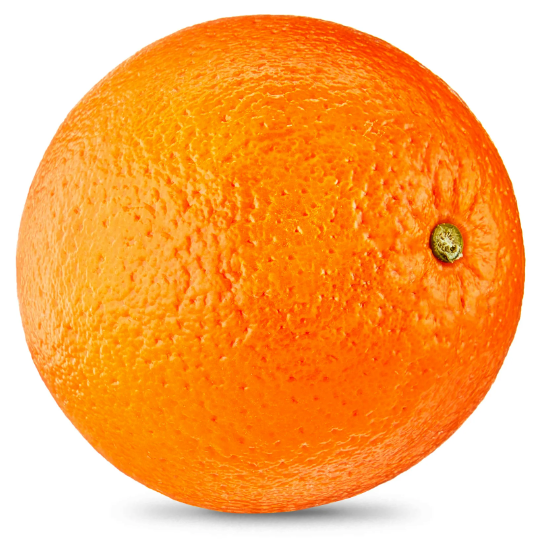
%> input picture ForHamed/orange.png, 536 x 540 px
$ octave Image2CIELAB.m   (GNU Octave 9; MATLAB toolbox functions it lacks are replaced by stand-ins)
%> lines starting %> are read from the running program, lines starting %| are printed output that depends on the picture
%> further down, image is the input picture: size 540x536x3 uint8; mean R, G, B 251.3, 170.1, 91.2
### ForHamed/RGBToXYZ.m
function [XYZ] = RGBToXYZ(image,M,gamma)
%> called with gamma = 2.2

%% Set variables.
nInputLevels = 255;
gamma_R = gamma;
gamma_G = gamma;
gamma_B = gamma;

% For correct calculations, make sure the class of the RGB matrix is
% 'double' so that it can be multiplied by the conversion matrix.
dRGB_Norm = double(image)./nInputLevels;
LRGB_R = dRGB_Norm(:,:,1).^gamma_R;
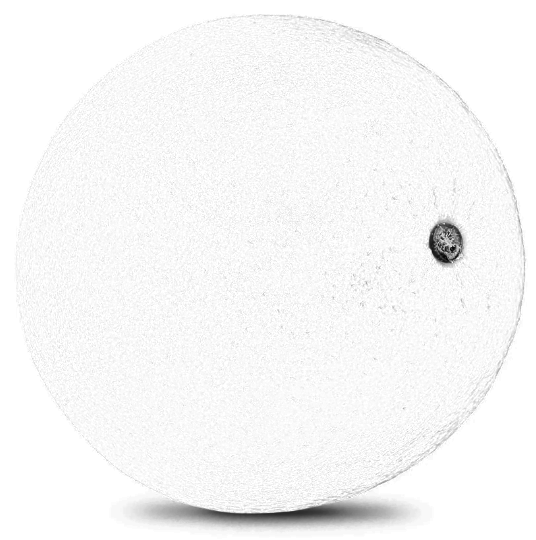
%> LRGB_R: size 540x536 double; min 0.0254, max 1, mean 0.97
LRGB_G = dRGB_Norm(:,:,2).^gamma_G;
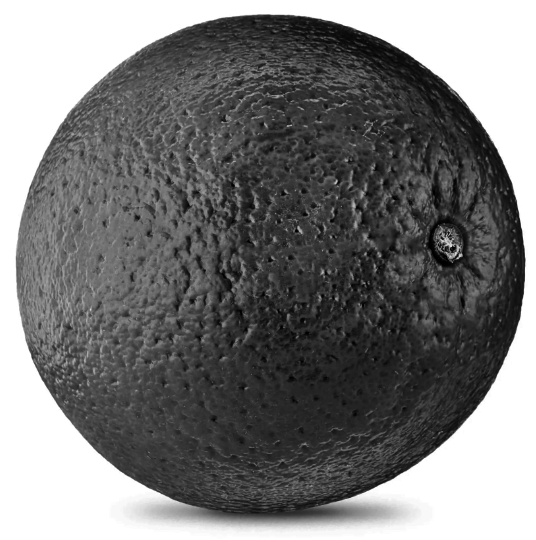
%> LRGB_G: size 540x536 double; min 5.08e-06, max 1, mean 0.479
LRGB_B = dRGB_Norm(:,:,3).^gamma_B;
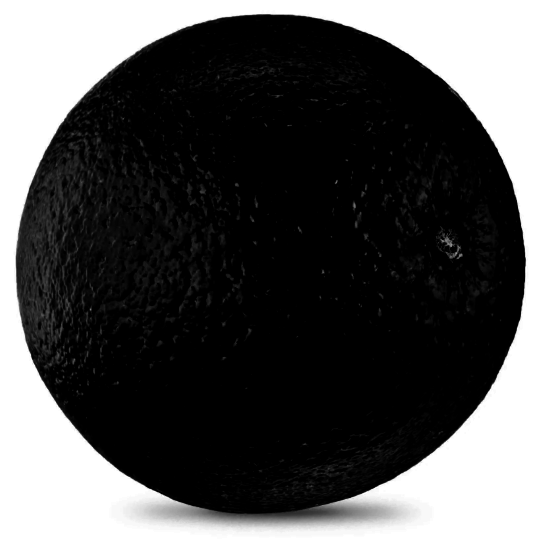
%> LRGB_B: size 540x536 double; min 0, max 1, mean 0.312

% Resize the matrix so that we can compute the CIE XYZ values. It should
% look like 3 x n.
LRGB(1,:) = LRGB_R(:);
LRGB(2,:) = LRGB_G(:);
LRGB(3,:) = LRGB_B(:);

% Linear RGB to CIE XYZ.
XYZ = M * LRGB;

### ForHamed/XYZToLab.m
function lab = XYZToLab(xyz,whiteXYZ)
%> called with whiteXYZ = [0.951; 1; 1.09]
% lab = XYZToLab(xyz,whiteXYZ)
%
% xyz is a 3 x N matrix with xyz in columns
% whiteXYZ is a length 3 vector with the white point.
% lab is a 3 x N matrix of [Lstar;astar;bstar]
%
% Formulae are taken from Wyszecki and Stiles, page 167.
%
% xx/xx/xx    baw  Created.
% xx/xx/xx    dhb  Made compatible with version 3.5
% 10/10/93    dhb  Changed name to XYZToLab.
% 5/9/02      dhb  Improved help

% Check xyz dimensions
[m,n] = size(xyz);
%> m = 3; n = 289440
if ( m ~= 3 )
  error('Array xyz must have three rows')
end

% Check white point dimensions
[m,n] = size(whiteXYZ);
if ( m ~= 3 || n ~= 1)
  error('Array white is not a three vector')
end

% Separate out the compontents
X = xyz(1,:); Y = xyz(2,:); Z = xyz(3,:);
Xn = whiteXYZ(1); Yn = whiteXYZ(2); Zn = whiteXYZ(3);

% Allocate space
[m,n] = size(xyz);
lab = zeros(3,n);
fX = zeros(1,n);
fY = zeros(1,n);
fZ = zeros(1,n);

% Calculate fX
lX = find( (X/Xn) < 0.008856 );
%> lX = []
bX = find( (X/Xn) >= 0.008856);
%> bX = 289440 values from 1 to 289440
if (length(bX) ~= 0)
 fX(bX) = (X(bX)/Xn) .^(1/3);
end
if (length(lX) ~= 0)
  fX(lX) = 7.787*(X(lX)/Xn) + 16/116;
end

% Calculate L
lY = find( (Y/Yn) < 0.008856 );
%> lY = [240017 241099 243791]
bY = find( (Y/Yn) >= 0.008856);
%> bY = 289437 values from 1 to 289440
if ( length(bY) ~= 0 )
 lab(1,bY) = 116*(Y(bY)/Yn).^(1/3) - 16;
 fY(bY) = (Y(bY)/Yn) .^(1/3);
end
if ( length(lY) ~= 0 )
 lab(1,lY) = 903.3 * (Y(lY)/Yn);
 fY(lY) = 7.787*(Y(lY)/Yn) + 16/116;
end

% Calculate fZ
lZ = find( (Z/Zn) < 0.008856 );
%> lZ = 197 values from 231900 to 245409
bZ = find( (Z/Zn) >= 0.008856);
%> bZ = 289243 values from 1 to 289440
if (length(bZ) ~= 0)
 fZ(bZ) = (Z(bZ)/Zn) .^(1/3);
end
if (length(lZ) ~= 0)
  fZ(lZ) = 7.787*(Z(lZ)/Zn) + 16/116;
end

% Compute a and b
lab(2,:) = 500.0*(fX - fY);
lab(3,:) = 200.0*(fY - fZ);

### ForHamed/XYZToxyY.m
function [xyY] = XYZToxyY(XYZ)
% [xyY] = XYZToxyY(XYZ)
%
% Compute chromaticity and luminance from
% from tristimulus values.
%
% 8/24/09  dhb  Speed it up vastly for large arrays.

denom = sum(XYZ,1);
xy = XYZ(1:2,:)./denom([1 1]',:);
xyY = [xy ; XYZ(2,:)];

% [7 lines of commented-out code are left out]

### ForHamed/LabToXYZ.m
function XYZ = LabToXYZ(Lab,whiteXYZ)
% XYZ = LabToXYZ(Lab,whiteXYZ)
%
% Convert Lab to XYZ.
%
% 10/10/93    dhb   Converted from CAP C code.
% 5/9/02      dhb   Improved help

% Check sizes and allocate
[m,n] = size(Lab);

% Get Y from Lstar
Y = LxxToY(Lab,whiteXYZ);

% Compute F[1] = f(Y/Yn) from Y
% Because subroutine is a vector routine, we put in and get/
% back dummy values for X,Z
fakeXYZ = [Y ; Y ; Y];
F = XYZToF(fakeXYZ,whiteXYZ);

% Compute ratio[0], ratio[2] from a*,b*, and ratio[1] */
F(1,:) = (Lab(2,:)/500.0) + F(2,:);
F(3,:) = F(2,:) - (Lab(3,:)/200.0);
ratio = FToRatio(F);

% Compute XYZ from the ratios
XYZ = ratio .* (whiteXYZ*ones(1,n));

### ForHamed/Image2CIELAB.m
% Image2CIELAB.
%
% This script reads an image and calculates the CIELAB stats.

% History:
%    07/17/2024   smo   - Started on it.
%    07/17/2024   smo   - Working. For now, we set the display type as
%                         sRGB. We can customize later on in we want.

%% Initialize.
clear; close all;

%% Set variables.
%
% Set the display type. If unknown, set it to 'sRGB'.
displayType = 'sRGB';
switch displayType
    case 'sRGB'
        % We'll draw the color gamut of the display later on.
        xyY_targetDisplay = [0.6400 0.3000 0.1500; 0.3300 0.6000 0.0600; 0.2126 0.7152 0.0722];

        % 3x3 matrix to convert from the linear RGB to CIE XYZ.
        M_RGB2XYZ = [0.4124 0.3576 0.1805; 0.2126 0.7152 0.0722; 0.0193 0.1192 0.9505];

        % Display gamma. We can set it differently according to the
        % channels. Here, we set it as 2.2 for all channels.
        gamma = 2.2;
    otherwise
end

% Set it 'true' if you wanna plot the results.
verbose = true;

%% Load the test image.
%
% Here, we are using the test image as it is, when we do it for Coco
% dataset, we believe the object would have been segmented. Make sure you
% are in the directory where the image is saved.
testimageFilename = 'orange.png';
image = imread(testimageFilename);

% Display the image if you want.
if (verbose)
    figure;
    subplot(2,2,1);
    imshow(image);
    title('Test image');
    sgtitle(sprintf('Target display = (%s)',displayType),'fontsize',12);
end

%% Convert digital RGB to CIE XYZ.
XYZ_testImage = RGBToXYZ(image,M_RGB2XYZ,gamma);
xyY_testImage = XYZToxyY(XYZ_testImage);

%% CIE XYZ to CIELAB.
whitepoint = sum(M_RGB2XYZ,2);
lab = XYZToLab(XYZ_testImage,whitepoint);
lab_chroma(1,:) = sqrt(lab(2,:).^2+lab(3,:).^2);

%% Pick representative color of the test image.
%
% Here, we calculate the some color points that would be possible to
% represent the test image.

% Average.
XYZ_avgXYZ = mean(XYZ_testImage,2);
%> XYZ_avgXYZ = [0.628; 0.571; 0.372]
xyY_avgXYZ = XYZToxyY(XYZ_avgXYZ);
%> xyY_avgXYZ = [0.399; 0.364; 0.571]
lab_avgXYZ = XYZToLab(XYZ_avgXYZ,whitepoint);
%> lab_avgXYZ = [80.26; 20.5; 26.11]
chroma_avgXYZ = sqrt(lab_avgXYZ(2)^2+lab_avgXYZ(3)^2);
%> chroma_avgXYZ = 33.2

lab_avgLAB = mean(lab,2);
%> lab_avgLAB = [77.73; 26.24; 48.72]
chroma_avgLAB = sqrt(lab_avgLAB(2)^2+lab_avgLAB(3)^2);
%> chroma_avgLAB = 55.34
XYZ_avgLAB = LabToXYZ(lab_avgLAB,whitepoint);
%> the run ends on the next line

$ run again, with ForHamed/banana.png copied over ForHamed/orange.png
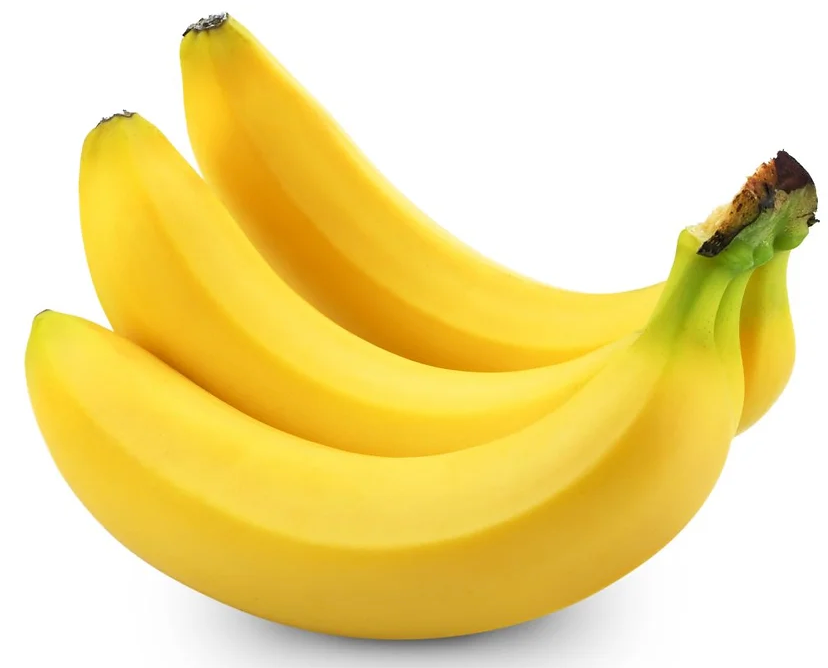
%> input picture ForHamed/banana.png, 828 x 668 px
%> image is the input picture: size 668x828x3 uint8; mean R, G, B 241.2, 221, 145.4
%> in RGBToXYZ, `LRGB_G = dRGB_Norm(:,:,2).^gamma_G;`:
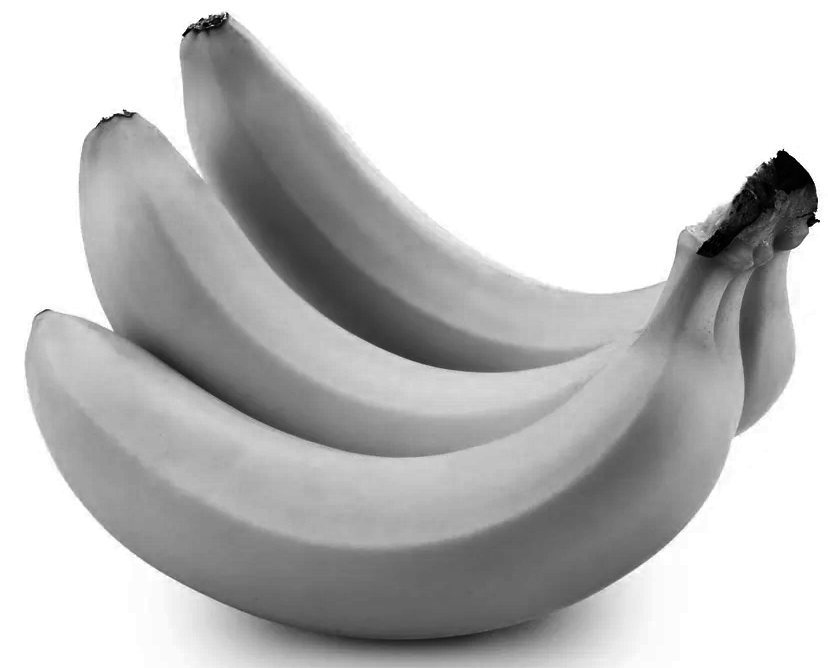
%> LRGB_G: size 668x828 double; min 0.000493, max 1, mean 0.758
%> in RGBToXYZ, `LRGB_B = dRGB_Norm(:,:,3).^gamma_B;`:
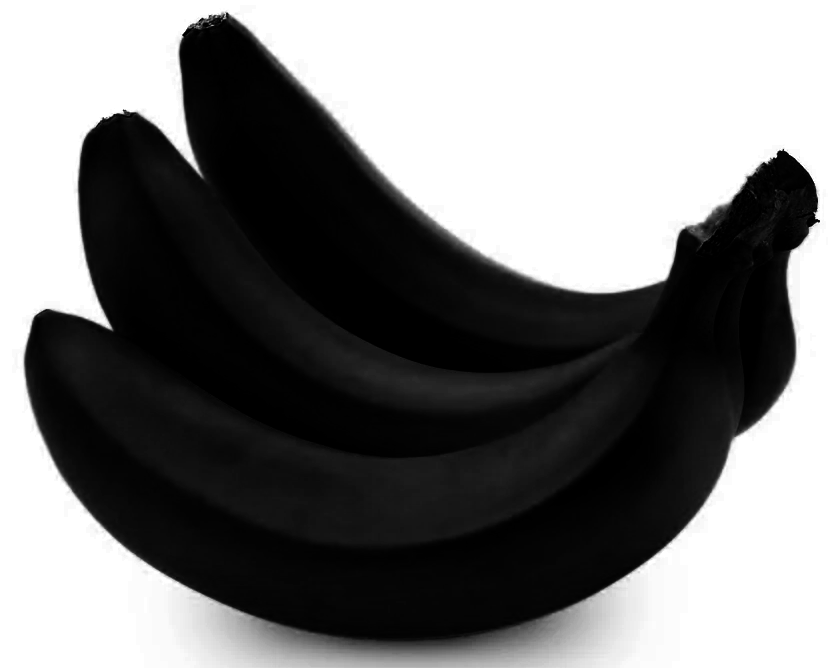
%> LRGB_B: size 668x828 double; min 0, max 1, mean 0.476
%> lX = 187 values from 122280 to 543304
%> bX = 552917 values from 1 to 553104
%> lY = 193 values from 122280 to 543304
%> bY = 552911 values from 1 to 553104
%> lZ = 1101 values from 122279 to 545309
%> bZ = 552003 values from 1 to 553104
%> XYZ_avgXYZ = [0.727; 0.767; 0.56]
%> xyY_avgXYZ = [0.354; 0.373; 0.767]
%> lab_avgXYZ = [90.19; -0.407; 22.8]
%> chroma_avgXYZ = 22.81
%> lab_avgLAB = [88.74; -0.146; 37.85]
%> chroma_avgLAB = 37.85
